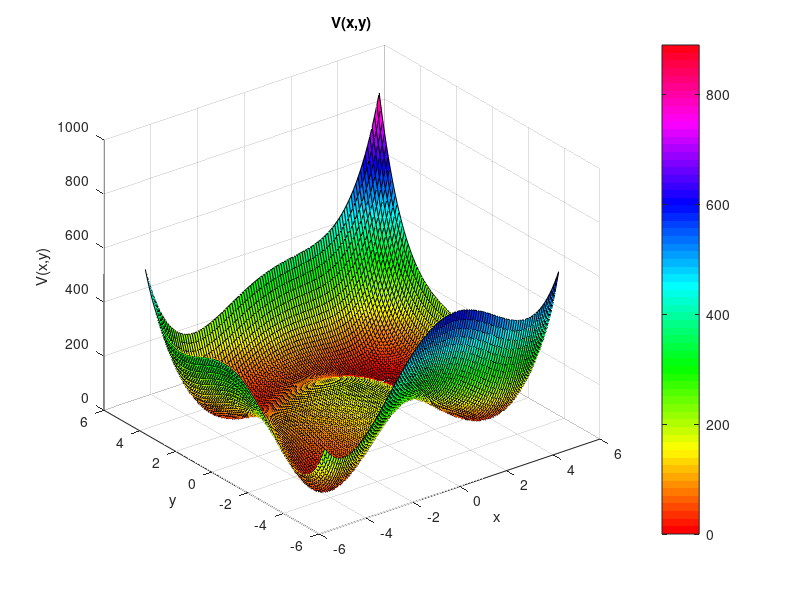

The MATLAB source for this figure: (Note: this script raises an error after producing the figure.)
close all;
clear all;
clc

V= @(x,y)(x.^2 + y - 11).^2 + (x + y.^2 - 7).^2;

[X,Y] = meshgrid(-5:0.1:5,-5:0.1:5);
Z = V(X, Y);
figure
surf(X,Y,Z);xlabel('x');ylabel('y');zlabel('V(x,y)');title('V(x,y)');hold on;
colormap(hsv)
colorbar

[m, n] = size(X);
solutions = [];
solutions2 = [];
for ii = 1:1:m
    for jj = 1:1:n
        
        initial = [X(ii,jj); Y(ii,jj)];
        [XK, conv, it] = newtonnConv(initial, 1e-12, 30, @funNewton);
        %[XK2, conv2, it2] = test(initial, 1e-8, 20, @funNewton);
        if conv == 1
            solutions = [solutions XK(:, end)];
        end
        %         if conv2 == 1
        %             solutions2 = [solutions2 XK2(:, end)];
        %             disp('trobada2');
        %             XK2(:, end)
        %         end
    end
end

uniqueSolut = uniqueSol(solutions); 
% uniquetol(solutions',10^-6,'ByRows',true)';



for n=1:length(uniqueSolut(1,:))
    potential=V(uniqueSolut(1,n),uniqueSolut(2,n));
    plot3(uniqueSolut(1,n),uniqueSolut(2,n),potential,'.c','MarkerSize',30);
end

for iii = 1:1:length(uniqueSolut)
    uniqueSolut(:,iii)
    H = hessV(uniqueSolut(:,iii));
    det(H)
    H(1,1)
    H(2,2)
end
%%

% TRAMPA PER DIBUIXAR LES LINIES
figure
fimplicit(@(x,y) (x.^2 + y - 11).^2 + (x + y.^2 - 7).^2 - 100)
hold on

impliticitFun = @(x) ((x(1).^2 + x(2) - 11).^2 + (x(1) + x(2).^2 - 7).^2 - 100);
 % FUNCIO ON HE POSAT EL PARAMETRE MANUALMENT (li poso 0.1)
newtonY01 = @(y) ((-0.1.^2 + y - 11).^2 + (-0.1 + y.^2 - 7).^2 - 100);

initial0 = [1];
[y00, conv00, it] = newtonnConv(initial0, 1e-12, 30, newtonY01);
y0 = [-0.1; y00(end)];

newtonY02 = @(y) ((-0.12.^2 + y - 11).^2 + (-0.12 + y.^2 - 7).^2 - 100);% Canviem parametre!!
[y00, conv00, it] = newtonnConv(initial0, 1e-12, 30, newtonY02);
y1 = [-0.12; y00(end)];
%initial0 = [2.6,2.5]
%[y11, conv11, it] = newtonnConv(initial0, 1e-12, 30, impliticitFun);

s = 1;
maxIt = 1000;
iterations = 0;
Y = [];



while s > 0 && iterations <= maxIt
    [y, iconv] = continuationStep(impliticitFun, y0, y1, s, 1e-6, 100);

    if iconv == 1% No hem aconseguit solució i ajustem s
        s = s - 0.1; % Si la s arriba a 0 desistirem i no buscarem mes solucions
    else
        y0 = y1;
        y1 = y;
        Y = [Y, y]; %solucions
    end
    plot(y(end), max(y(1:end-1)), 'o');
    hold on;
    iterations = iterations + 1;
end

%%
figure
h = 0.01;
vn0 = [0;3 ; 0 ; 2.1 ;0];
finalTime = 5;
   %   Tfinal sera vn(0) + h*(desiredPoints-1)
desiredPoints = finalTime/h + 1;
V = RK4wTime(vn0, h, @rkFun, desiredPoints);
plot(V(1,:), V(2,:));

xt = V(2,1:end-1)';
N = length(xt);
%xt = sin(1:N);
fourierSpace = DFT(xt);
k = -N/2:(N/2-1);
wk = 2*pi/(N*h).*k; %spectrum of frequencies
semilogy(wk, abs(fourierSpace));
grid on;

function gradient = funNewton(coor)
x = coor(1);
y = coor(2);
dx = 4*(x.^2+y-11).*x + 2*(x+y^2 -7);
dy = 2*(x.^2+y-11) + 4*(x+y^2 -7).*y;
gradient = [dx; dy];
end

function [H]=hessV(X)
x=X(1,1);
y=X(2,1);

h1=[ 12*x^2 + 4*y - 42,         4*x + 4*y];
h2=[         4*x + 4*y, 12*y^2 + 4*x - 26];
H=[h1;h2];
end